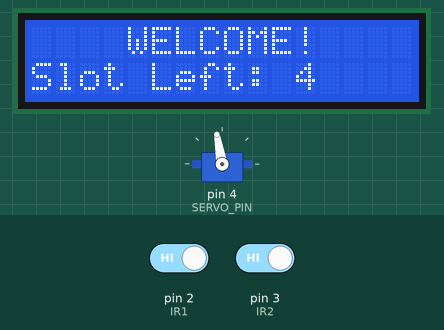
Simulated run of this sketch. Board: Arduino Uno, built with avr-gcc and run on an emulated ATmega328P. Parts: 16×2 character LCD, servo. Inputs (shaded band) come from the test bench; at power-on: pin 2 (IR1) HIGH, pin 3 (IR2) HIGH.

Above: at 3.2 s.
3.3 s: pin 2 (IR1) driven LOW
At 4.2 s:
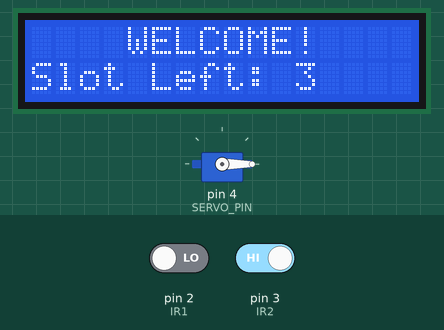
4.8 s: pin 3 (IR2) driven LOW
At 7.6 s:
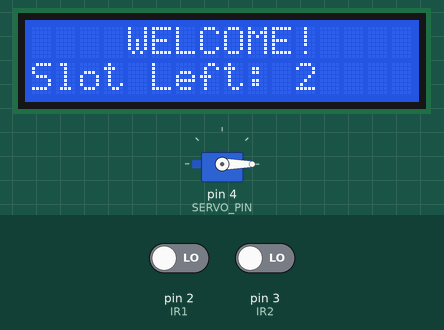
7.8 s: pin 2 (IR1) driven HIGH
At 8.5 s:
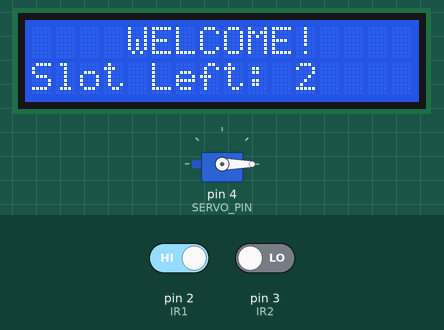
Timing chart, 0 to 10.8 s (numbered marks = the images above; inputs shaded):
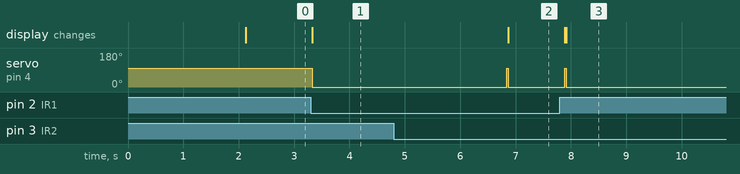

The sketch:

parking_system.ino
```cpp
#include <Wire.h>
#include <LiquidCrystal_I2C.h>
#include <Servo.h>

#define IR1 2  // Entry IR Sensor
#define IR2 3  // Exit IR Sensor
#define SERVO_PIN 4  // Servo Motor Pin

LiquidCrystal_I2C lcd(0x27, 16, 2);
Servo myservo;

int totalSlots = 4;  // Total number of parking slots
int flag1 = 0;
int flag2 = 0;

void setup() {
    Serial.begin(9600);

    lcd.init();         // Initialize the LCD
    lcd.backlight();    // Turn on the LCD backlight

    pinMode(IR1, INPUT);
    pinMode(IR2, INPUT);

    myservo.attach(SERVO_PIN);
    myservo.write(100); // Initial servo position (closed)

    lcd.setCursor(0, 0);
    lcd.print("     ARDUINO    ");
    lcd.setCursor(0, 1);
    lcd.print(" PARKING SYSTEM ");
    delay(2000);
    lcd.clear();
}

void loop() {
    // Entry Sensor Detection
    if (digitalRead(IR1) == LOW && flag1 == 0) {
        if (totalSlots > 0) {
            flag1 = 1;
            if (flag2 == 0) {
                myservo.write(0);  // Open gate
                totalSlots--;       // Reduce available slots
            }
        } else {
            lcd.setCursor(0, 0);
            lcd.print("    SORRY 🙁    ");
            lcd.setCursor(0, 1);
            lcd.print("  Parking Full  ");
            delay(3000);
            lcd.clear();
        }
    }

    // Exit Sensor Detection
    if (digitalRead(IR2) == LOW && flag2 == 0) {
        flag2 = 1;
        if (flag1 == 0) {
            myservo.write(0);  // Open gate
            totalSlots++;       // Increase available slots
        }
    }

    // Reset servo after both sensors are triggered
    if (flag1 == 1 && flag2 == 1) {
        delay(1000);
        myservo.write(100);  // Close gate
        flag1 = 0;
        flag2 = 0;
    }

    // Display Parking Status
    lcd.setCursor(0, 0);
    lcd.print("    WELCOME!    ");
    lcd.setCursor(0, 1);
    lcd.print("Slot Left: ");
    lcd.print(totalSlots);
}
```

Measured:
- after the input at 3.3 s, servo on pin 4 (SERVO_PIN): 100° → 0° at once; the display: changes at once (image 1)
- after the input at 4.8 s, servo on pin 4 (SERVO_PIN): 0° → 100° after 2.0 s, → 0° 0.03 s later; the display: changes after 2.1 s (image 2)
- after the input at 7.8 s, servo on pin 4 (SERVO_PIN): goes on until 7.9 s, then stays 0°
